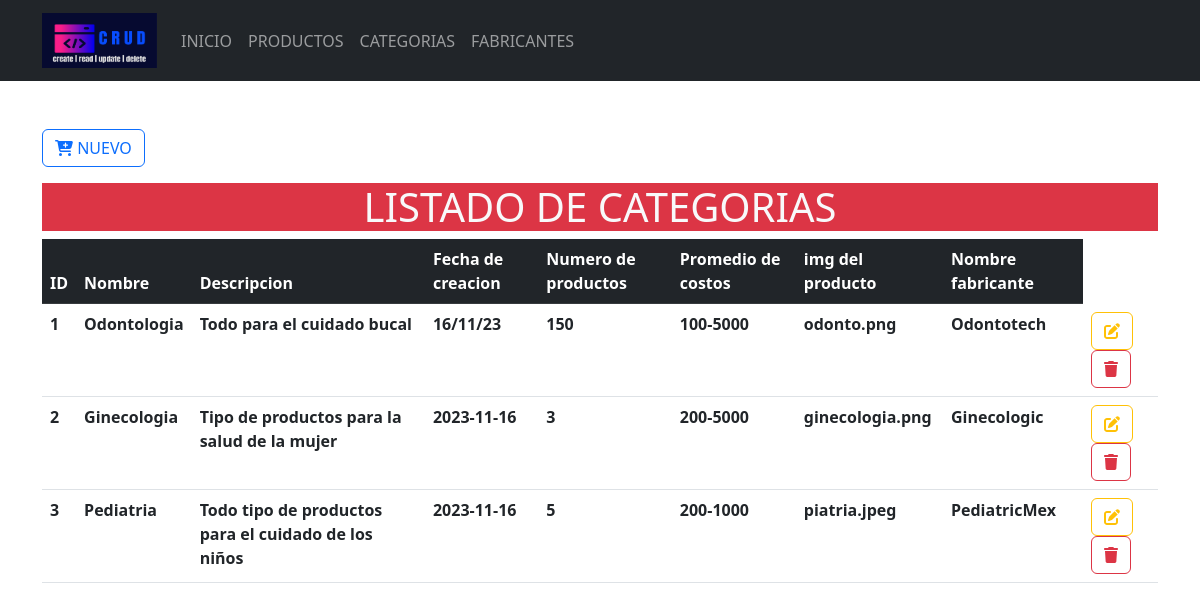
/Formularios/categorias/index.php, run on the app's committed database.
### tables this page shows
CREATE TABLE `categoria` (
  `id_categoria` int(11) NOT NULL,
  `nom_categoria` varchar(100) NOT NULL,
  `descripcion` varchar(100) NOT NULL,
  `fech_creacion` varchar(100) NOT NULL,
  `num_producto` int(50) NOT NULL,
  `prom_costos` varchar(100) NOT NULL,
  `img_producto` varchar(100) NOT NULL,
  `nom_fabricante` varchar(100) NOT NULL
);

### Formularios/categorias/index.php (the view, shortened to what this page needs)
<?php
include_once("../../config/conexion.php")
?>
<!doctype html>
<html lang="es">
<head>
    <link rel="stylesheet" href="<?php echo base_url; ?>css/bootstrap.min.css">
<body>
    <header>
        <nav class="navbar navbar-expand-lg bg-dark" data-bs-theme="dark">
            <div class="container">
                <a class="navbar-brand" href="<?php echo base_url; ?>">
                    <img src="<?php echo base_url; ?>img/logo.png" alt="logo" height="55" width="115">
                </a>
                <div class="collapse navbar-collapse" id="mi-menu">
                    <ul class="navbar-nav">
                        <li class="nav-item">
                            <a class="nav-link" href="<?php echo base_url; ?>">INICIO</a>
                        </li>
                        <li class="nav-item">
                            <a class="nav-link" href="<?php echo base_url; ?>Formularios/productos/index.php">PRODUCTOS</a>
                        </li>
                        <li class="nav-item">
                            <a class="nav-link" href="<?php echo base_url; ?>Formularios/categorias/index.php">CATEGORIAS</a>
                        </li>
                        <li class="nav-item">
                            <a class="nav-link" href="<?php echo base_url; ?>Formularios/marcas/index.php">FABRICANTES</a>
                        </li>
                    </ul>
                </div>
            </div>
        </nav>
    </header>
    <div class="container-lg mt-5">
        <a href="crear.php" type="button" class="btn btn-outline-primary mb-3">
            <i class="fa-solid fa-cart-plus fa-beat"></i>
            NUEVO
        </a>
        <h1 class="text-center bg-danger text-light ">LISTADO DE CATEGORIAS</h1>
        <div class="table-responsive-sm">
            <table class="table table-hover">
                <thead class="table-dark">
                    <tr>
                        <th scope="col">ID</th>
                        <th scope="col">Nombre</th>
                        <th scope="col">Descripcion</th>
                        <th scope="col">Fecha de creacion</th>
                        <th scope="col">Numero de productos</th>
                        <th scope="col">Promedio de costos</th>
                        <th scope="col">img del producto</th>
                        <th scope="col">Nombre fabricante</th>
                    </tr>
                </thead>
                <tbody>
                    <?php
                    $sql = $conexion->query("SELECT * FROM categoria");
                    while ($resultado = $sql->fetch_assoc()) {
                    ?>
                        <tr>
                            <th scope="row"><?php echo $resultado['id_categoria'] ?></th>
                            <th scope="row"><?php echo $resultado['nom_categoria'] ?></th>
                            <th scope="row"><?php echo $resultado['descripcion'] ?></th>
                            <th scope="row"><?php echo $resultado['fech_creacion'] ?></th>
                            <th scope="row"><?php echo $resultado['num_producto'] ?></th>
                            <th scope="row"><?php echo $resultado['prom_costos'] ?></th>
                            <th scope="row"><?php echo $resultado['img_producto'] ?></th>
                            <th scope="row"><?php echo $resultado['nom_fabricante'] ?></th>
                            <th scope="row">
                                <a href="<?php echo base_url; ?>Formularios/categorias/actualizar.php?Id=<?php echo $resultado['id_categoria'] ?>" class="btn btn-outline-warning">
                                    <i class="fa-solid fa-pen-to-square fa-beat"></i>
                                </a>
                                <a href="<?php echo base_url; ?>CRUDC/eliminarDatos.php?Id=<?php echo $resultado['id_categoria'] ?>" class="btn btn-outline-danger">
                                    <i class="fa-solid fa-trash fa-beat"></i>
                                </a>
                            </th>
                        </tr>
                    <?php
                    }
                    ?>
                </tbody>
            </table>
        </div>
    </div>
</body>
</html>

### data on the page
categoria: id_categoria "1", nom_categoria "Odontologia", descripcion "Todo para el cuidado bucal", fech_creacion "16/11/23", num_producto "150", prom_costos "100-5000", img_producto "odonto.png", nom_fabricante "Odontotech"
categoria: id_categoria "2", nom_categoria "Ginecologia", descripcion "Tipo de productos para la salud de la mujer", fech_creacion "2023-11-16", num_producto "3", prom_costos "200-5000", img_producto "ginecologia.png", nom_fabricante "Ginecologic"
categoria: id_categoria "3", nom_categoria "Pediatria", descripcion "Todo tipo de productos para el cuidado de los niños", fech_creacion "2023-11-16", num_producto "5", prom_costos "200-1000", img_producto "piatria.jpeg", nom_fabricante "PediatricMex"
